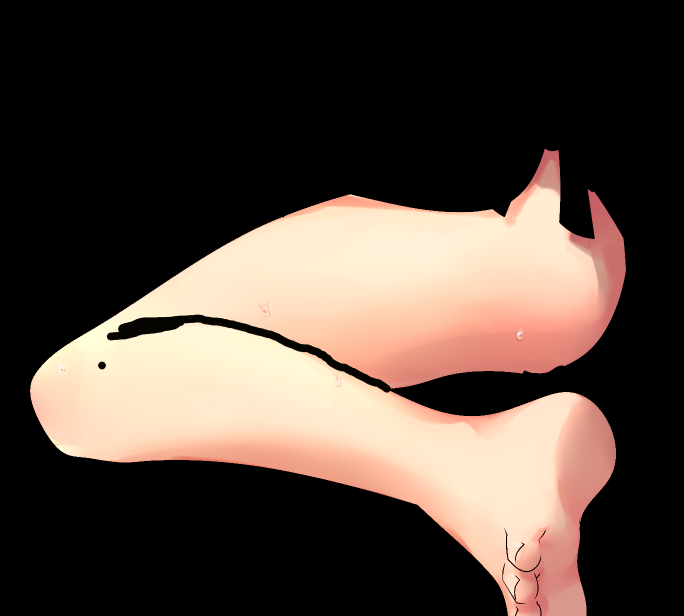
#> input picture cut.png, 1368 x 1231 px (shown at 1/2 size)
$ python add_mask.py
#> lines starting #> are read from the running program, lines starting #| are printed output that depends on the picture; after the words box and inside, x2 and y2 are one past the last pixel; in counts of white or black regions, pixels touching at a corner belong together
### delaunay2D.py
# -*- coding: ascii -*-
"""
Simple structured Delaunay triangulation in 2D with Bowyer-Watson algorithm.

Written by Jose M. Espadero ( http://github.com/jmespadero/pyDelaunay2D )
Based on code from Ayron Catteau. Published at http://github.com/ayron/delaunay

Just pretend to be simple and didactic. The only requisite is numpy.
Robust checks disabled by default. May not work in degenerate set of points.
"""

import numpy as np
from math import sqrt


class Delaunay2D:
    """
    Class to compute a Delaunay triangulation in 2D
    ref: http://en.wikipedia.org/wiki/Bowyer-Watson_algorithm
    ref: http://www.geom.uiuc.edu/~samuelp/del_project.html
    """

    def __init__(self, center=(0, 0), radius=9999):
        """ Init and create a new frame to contain the triangulation
        center -- Optional position for the center of the frame. Default (0,0)
        radius -- Optional distance from corners to the center.
        """
        center = np.asarray(center)
        # Create coordinates for the corners of the frame
        self.coords = [center+radius*np.array((-1, -1)),
                       center+radius*np.array((+1, -1)),
                       center+radius*np.array((+1, +1)),
                       center+radius*np.array((-1, +1))]

        # Create two dicts to store triangle neighbours and circumcircles.
        self.triangles = {}
        self.circles = {}

        # Create two CCW triangles for the frame
        T1 = (0, 1, 3)
        T2 = (2, 3, 1)
        self.triangles[T1] = [T2, None, None]
        self.triangles[T2] = [T1, None, None]

        # Compute circumcenters and circumradius for each triangle
        for t in self.triangles:
            self.circles[t] = self.circumcenter(t)

    def circumcenter(self, tri):
        """Compute circumcenter and circumradius of a triangle in 2D.
        Uses an extension of the method described here:
        http://www.ics.uci.edu/~eppstein/junkyard/circumcenter.html
        """
        pts = np.asarray([self.coords[v] for v in tri])
        pts2 = np.dot(pts, pts.T)
        A = np.bmat([[2 * pts2, [[1],
                                 [1],
                                 [1]]],
                      [[[1, 1, 1, 0]]]])

        b = np.hstack((np.sum(pts * pts, axis=1), [1]))
        x = np.linalg.solve(A, b)
        bary_coords = x[:-1]
        center = np.dot(bary_coords, pts)

        # radius = np.linalg.norm(pts[0] - center) # euclidean distance
        radius = np.sum(np.square(pts[0] - center))  # squared distance
        return (center, radius)

    def inCircleFast(self, tri, p):
        """Check if point p is inside of precomputed circumcircle of tri.
        """
        center, radius = self.circles[tri]
        return np.sum(np.square(center - p)) <= radius

    # [9 lines left out: function inCircleRobust, not called in this run]

    def addPoint(self, p):
        """Add a point to the current DT, and refine it using Bowyer-Watson.
        """
        p = np.asarray(p)
        idx = len(self.coords)
        # print("coords[", idx,"] ->",p)
        self.coords.append(p)

        # Search the triangle(s) whose circumcircle contains p
        bad_triangles = []
        for T in self.triangles:
            # Choose one method: inCircleRobust(T, p) or inCircleFast(T, p)
            if self.inCircleFast(T, p):
                bad_triangles.append(T)

        # Find the CCW boundary (star shape) of the bad triangles,
        # expressed as a list of edges (point pairs) and the opposite
        # triangle to each edge.
        boundary = []
        # Choose a "random" triangle and edge
        T = bad_triangles[0]
        edge = 0
        # get the opposite triangle of this edge
        while True:
            # Check if edge of triangle T is on the boundary...
            # if opposite triangle of this edge is external to the list
            tri_op = self.triangles[T][edge]
            if tri_op not in bad_triangles:
                # Insert edge and external triangle into boundary list
                boundary.append((T[(edge+1) % 3], T[(edge-1) % 3], tri_op))

                # Move to next CCW edge in this triangle
                edge = (edge + 1) % 3

                # Check if boundary is a closed loop
                if boundary[0][0] == boundary[-1][1]:
                    break
            else:
                # Move to next CCW edge in opposite triangle
                edge = (self.triangles[tri_op].index(T) + 1) % 3
                T = tri_op

        # Remove triangles too near of point p of our solution
        for T in bad_triangles:
            del self.triangles[T]
            del self.circles[T]

        # Retriangle the hole left by bad_triangles
        new_triangles = []
        for (e0, e1, tri_op) in boundary:
            # Create a new triangle using point p and edge extremes
            T = (idx, e0, e1)

            # Store circumcenter and circumradius of the triangle
            self.circles[T] = self.circumcenter(T)

            # Set opposite triangle of the edge as neighbour of T
            self.triangles[T] = [tri_op, None, None]

            # Try to set T as neighbour of the opposite triangle
            if tri_op:
                # search the neighbour of tri_op that use edge (e1, e0)
                for i, neigh in enumerate(self.triangles[tri_op]):
                    if neigh:
                        if e1 in neigh and e0 in neigh:
                            # change link to use our new triangle
                            self.triangles[tri_op][i] = T

            # Add triangle to a temporal list
            new_triangles.append(T)

        # Link the new triangles each another
        N = len(new_triangles)
        for i, T in enumerate(new_triangles):
            self.triangles[T][1] = new_triangles[(i+1) % N]   # next
            self.triangles[T][2] = new_triangles[(i-1) % N]   # previous

    def exportTriangles(self):
        """Export the current list of Delaunay triangles
        """
        # Filter out triangles with any vertex in the extended BBox
        return [[a-4, b-4, c-4]
                for (a, b, c) in self.triangles if a > 3 and b > 3 and c > 3]

    # [64 lines left out: functions exportCircles, exportDT, exportExtendedDT, exportVoronoiRegions, not called in this run]

### simple_weight.py
import numpy as np

def lope_distance(start_point,triangles,end_point):
    #this will be a really compeleted graph method
    return 0
# [11 lines left out: function count_weight, not called in this run]


def count_weight_limited(triangles,start_point):
    #只有这一段代码是有用的，所以其它的部分不要管他
    #大概的逻辑是，计算每一个点距离目标点的距离，由于我们用的三角形插入模式可以使点整体较为均匀，所以这个距离可以用两点之间最短路径来替代
    weights = {}
    weights[start_point] = 0.0
    tris = triangles.copy()
    k = len(tris)
    while len(tris) != 0:
        temp = tris.copy()
        for i in tris:
            if i[0] in weights.keys():
                if i[1] in weights.keys():
                    weights[i[1]] = min(weights[i[0]]+1,weights[i[1]])
                else:
                    weights[i[1]] = weights[i[0]]+1
                if i[2] in weights.keys():
                    weights[i[2]] = min(weights[i[0]]+1,weights[i[2]])
                else:
                    weights[i[2]] = weights[i[0]]+1
            if i[1] in weights.keys():
                if i[0] in weights.keys():
                    weights[i[0]] = min(weights[i[1]]+1,weights[i[0]])
                else:
                    weights[i[0]] = weights[i[1]]+1
                if i[2] in weights.keys():
                    weights[i[2]] = min(weights[i[1]]+1,weights[i[2]])
                else:
                    weights[i[2]] = weights[i[1]]+1
            if i[2] in weights.keys():
                if i[1] in weights.keys():
                    weights[i[1]] = min(weights[i[2]]+1,weights[i[1]])
                else:
                    weights[i[1]] = weights[i[2]]+1
                if i[2] in weights.keys():
                    weights[i[1]] = min(weights[i[2]]+1,weights[i[1]])
                else:
                    weights[i[1]] = weights[i[2]]+1
            if i[0] in weights.keys() or i[1] in weights.keys() or i[2] in weights.keys():
                temp.remove(i)
        m = len(temp)
        if m == k:
            print("error ocured")
            tris = []
        else:
            k = m
            tris = temp
    total = 0
    print(weights)
    for k in weights:
        total += weights[k]
    if total == 0:
        return []
    for k in weights:
        weights[k] = weights[k]/total
    return weights

### add_mask.py
#coding=utf-8
import cv2
import numpy as np
import math
from delaunay2D import Delaunay2D
import json
from generate_mask import *

import matplotlib.pyplot as plt
import matplotlib.tri
import matplotlib.collections

from simple_weight import *
from datetime import datetime

import random as rand
"""

点的生成抄了大佬的项目
https://github.com/MauriceGit/Delaunay_Triangulation
大佬把这个项目抛弃了是有道理的，真的逻辑太烂了
但是生成点的过程其实就是先转灰度然后求边缘，这样每一个边缘都是黑色，近边缘区域是灰色，不是边缘的地区就几乎为白色
接下来用随机生成，如果是黑色就有一半的几率产生点，灰色的概率大大降低，白色几乎不会有点

三角的生成抄了另一个大佬的项目
https://github.com/jmespadero/pyDelaunay2D
用的是v开头的一个插入算法，简单来说就是画一个超大的三角形把所有点都包进去，然后一个个加点，加点的同时求其外点在不在这个点阵里面，在的话下一个就插入外点，以此递归
最后删除多余的点
"""
def find_points(img,factor):
    """
    this is totally copied from old test
    """
    pass
def loadAndFilterImage(img):
    img_gray = cv2.cvtColor(img,cv2.COLOR_RGB2GRAY)
    img_blur = cv2.GaussianBlur(img_gray,(5,5),0)
    img_edge = cv2.Canny(img_blur,300,700)

    img_brighter = np.uint8(np.clip((img_edge + 20), 0, 255))
    img_blur2 = cv2.GaussianBlur(img_brighter,(5,5),0)

    return (img,img_blur2)

def findPointsFromImage(img, factor):
    points = []
    for row in range(len(img)):
        for col in range(len(img[row])):
            v = img[row][col]
            v = v**float(factor)/float(2**18)
            if np.random.random() < v:
                points.append([col, row])
    return points

def pure_net_format(count,width,height):
    points = []
    l = float(width)/float(height)
    print(count/l)
    k = int(math.sqrt(count/l))
    print(k)
    distance = height//k
    for i in range(k):
        for j in range(int(k*l)):
            points.append([j*distance,i*distance])
    return points,distance

def generateRandomPoints(count, sizeX, sizeY):
    points = []
    for i in range(count):
        p = [rand.randint(0,sizeX),rand.randint(0,sizeY)]
        if not p in points:
            points.append(p)
    # # print "Punkte generieren: %.2fs" % (time.clock()-start)
    return points

def generate_mash_2d(img,result_file_name,masks=None,point_list=None):
    (colorIm, blackIm) = loadAndFilterImage(img)
    """
    原项目这里有三个选项，分别对应提供了预设点/创建三角图片/创建voronoi图，这里省略这些选项，仅计算生成的节点
    但是可以提供mask，提供mask的目的是过滤掉本来没什么用的那些外部点（因为选取的是不规则图案，获得的是最小外接正方形）
    注意这里有一个大问题：cv2读取的图片与生成的mask按照惯例是h,w的格式
    而生成的点是(x,y)即(w,h)的格式
    还有，记得要删除所有的中文注释，因为有些情况下中文注释在服务器上会报错
    """
    #下面的是依托边缘生成点
    # temp_points = findPointsFromImage(blackIm, 2.1)#To-do:这个2.1算是个按照比例去求随机点的方法,2.1的时候边缘生成点的比例接近0.45
    #下面的是过去的大佬搞得纯随机
    h,w = img.shape[:2]
    temp_points = generateRandomPoints(1500, w-1, h-1)#原作者用的pil，所以差1
    # 下面的是没有随机直接上网格
    # h,w = img.shape[:2]
    # temp_points,_ = pure_net_format(2000,w,h)#2000约等于密度


    final_points = []
    #filter points
    if masks is not None:
        for p in temp_points:
            if masks[p[1]][p[0]] == 1:
                final_points.append(p)
    else:
        final_points = temp_points
    if point_list is not None:
        #这一步会把我们选取的几个点也加进去
        for p in point_list:
            if not p in final_points:
                final_points = [p] + final_points

    dt = Delaunay2D()
    for i,p in enumerate(final_points):
        dt.addPoint(p)
    triangles = dt.exportTriangles()
    #想了一下好像直接判断也很快，因为如果两个点不该连起来但是连起来了，那这两个点一定都是边缘点，那这两个点的中点一定在外部
    #这样n个三角形一次扫描就删干净了，只要不是那种特别曲折点特别少的应该都没有问题
    if masks is not None:
        temp_triangles = []
        for k in triangles:
            x0 = (final_points[k[0]][0] + final_points[k[1]][0])//2
            y0 = (final_points[k[0]][1] + final_points[k[1]][1])//2
            x1 = (final_points[k[1]][0] + final_points[k[2]][0])//2
            y1 = (final_points[k[1]][1] + final_points[k[2]][1])//2
            x2 = (final_points[k[0]][0] + final_points[k[2]][0])//2
            y2 = (final_points[k[0]][1] + final_points[k[2]][1])//2
            if masks[y0][x0]*masks[y1][x1]*masks[y2][x2] != 0:
                temp_triangles.append(k)
        triangles = temp_triangles
    result = {}
    result["vertices"] = final_points
    result["faces"] = triangles
    with open(result_file_name,'w') as result_file:
        json.dump(result,result_file)
    return result,final_points,triangles

def decide_belong_to(points,triangles,point_list):
    """
    这个会引用simple_weight.py里面计算权重的部分
    points是meshpoint，point_list是关节点
    """
    weight_result = []
    result = {}
    for p in point_list:
        k = points.index(p)
        weight_result.append(count_weight_limited(triangles,k))
        result[k] = []
    print(weight_result)
    for i,p in enumerate(points):
        weights = []
        for m in weight_result:
            if i in m.keys():
                weights.append(m[i])
            else:
                weights.append(9999)
        min_weight = min(weights)
        result[weights.index(min_weight)].append(p)

    return list(result.values())


if __name__ == "__main__":
    input_img_name = "cut.png"
    res_img = cv2.imread(input_img_name,cv2.IMREAD_UNCHANGED)
#> res_img is the input picture: shape (1231, 1368, 4); mean B, G, R, A 60.9, 69.6, 83.3, 87
    point_list = [[1109,480],[223,795],[1112,1009]]
    mask_channel = res_img[:,:,-1]//255
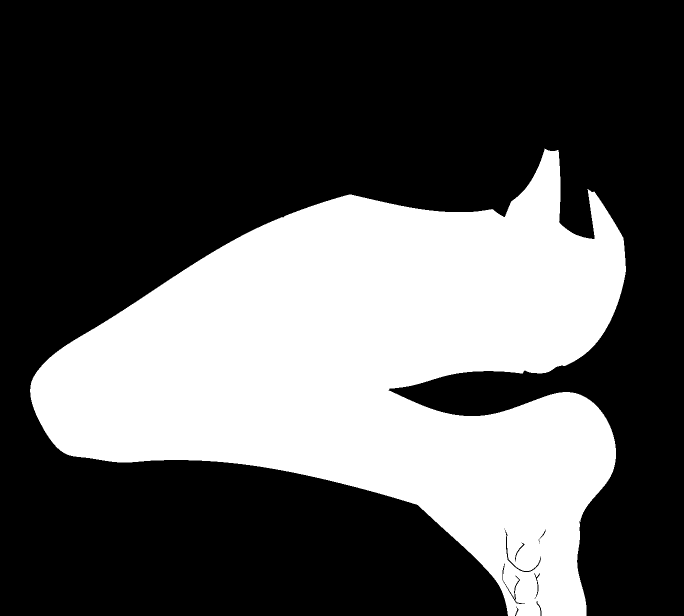
#> mask_channel: shape (1231, 1368) (shown at 1/2 size); values 0 (black) and 1 (white), 34.1% white; 1 white region, box (x1, y1, x2, y2) and area: (60, 297, 1252, 1231) 574804
    result_file_name = "result.json"
    imput_img = cv2.imread(input_img_name)
    result,final_points,triangles = generate_mash_2d(imput_img,result_file_name,mask_channel,point_list)
#> in loadAndFilterImage, `img_gray = cv2.cvtColor(img,cv2.COLOR_RGB2GRAY)`:
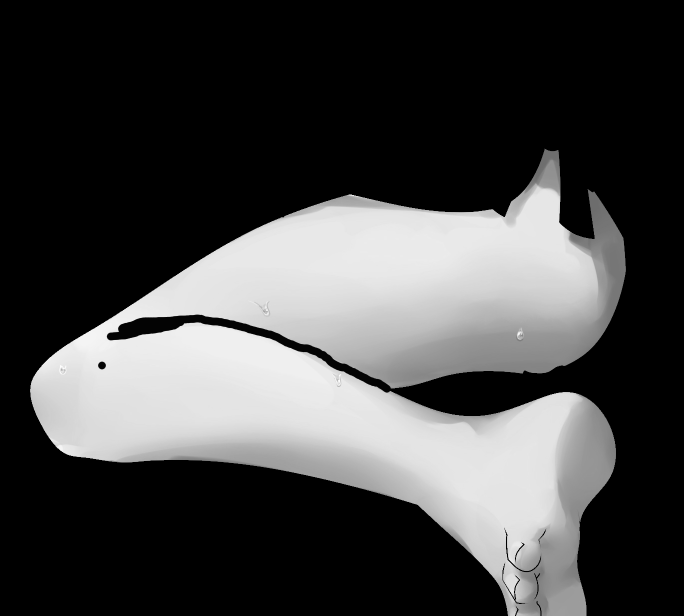
#> img_gray: shape (1231, 1368) (shown at 1/2 size); min 0, max 255, mean 68.6
#> in loadAndFilterImage, `img_edge = cv2.Canny(img_blur,300,700)`:
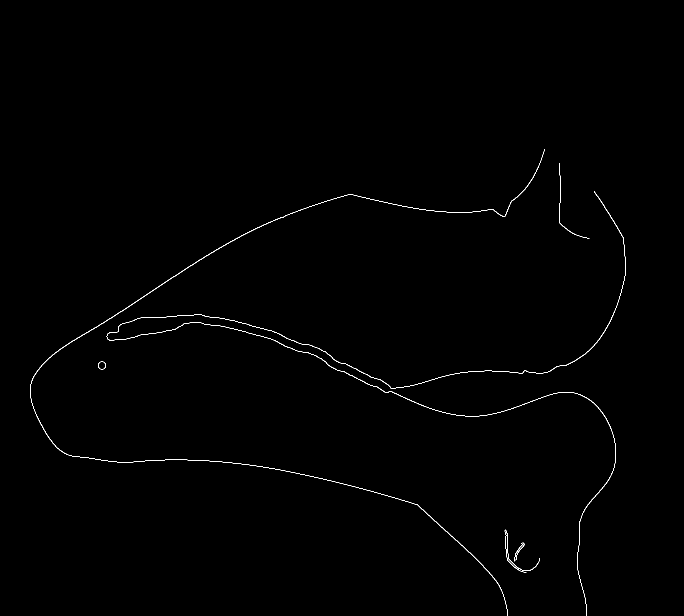
#> img_edge: shape (1231, 1368) (shown at 1/2 size); 0.39% white in thin lines or dots, all inside (x1, y1, x2, y2) = (60, 298, 1252, 1231)
#> in loadAndFilterImage, `img_brighter = np.uint8(np.clip((img_edge + 20), 0, 255))`:
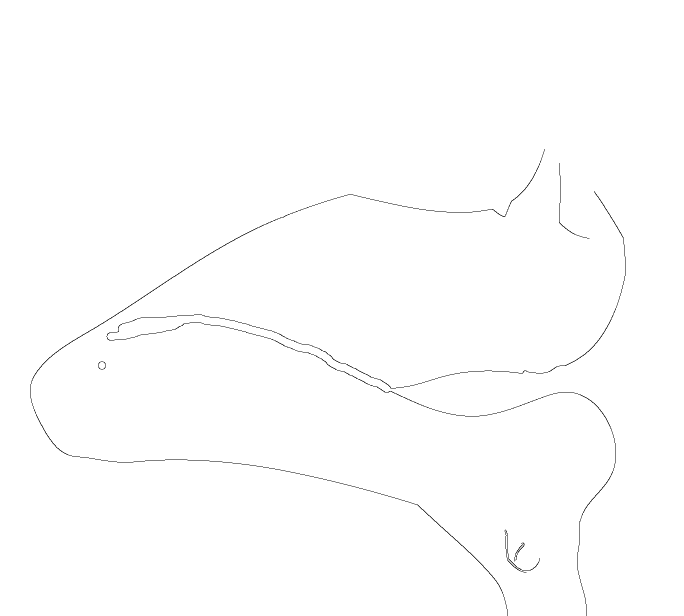
#> img_brighter: shape (1231, 1368) (shown at 1/2 size); values 19 (black) and 20 (white), 99.6% white; black in thin lines or dots, all inside (x1, y1, x2, y2) = (60, 298, 1252, 1231)
#> in loadAndFilterImage, `img_blur2 = cv2.GaussianBlur(img_brighter,(5,5),0)`:
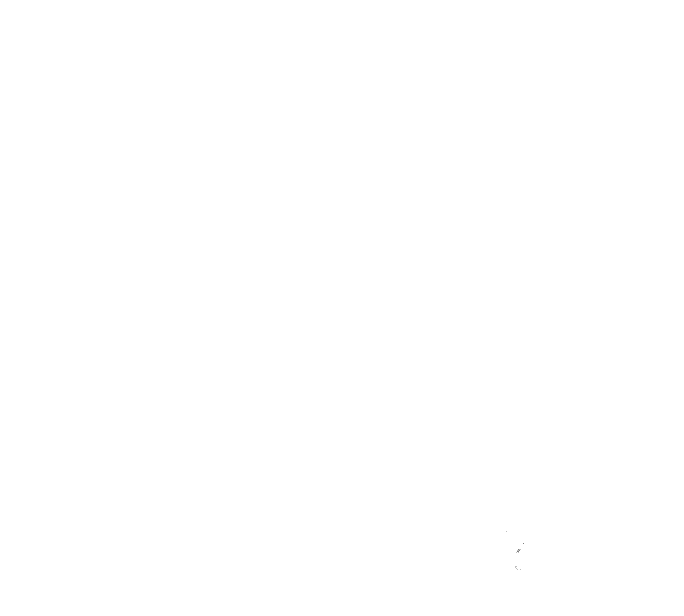
#> img_blur2: shape (1231, 1368) (shown at 1/2 size); values 19 (black) and 20 (white), 100% white; black in thin lines or dots, all inside (x1, y1, x2, y2) = (1012, 1062, 1048, 1139)
#> after the loop in generate_mash_2d, `for p in temp_points:`: final_points = 518 pairs, first value 70 to 1248, second value 300 to 1229
#> after the loop in generate_mash_2d, `for p in point_list:`: final_points = 521 pairs, first value 70 to 1248, second value 300 to 1229
#> the loop in generate_mash_2d, `for i,p in enumerate(final_points):` made 521 passes
#> the loop in generate_mash_2d, `for k in triangles:` made 1021 passes
#> k on passes 1 to 3: [28, 25, 1], [40, 39, 38], [63, 39, 40]
    print(datetime.now())
    #接下来就是决定谁拿哪个点的时刻，第一步是计算每一个点的权重
    decide_result = decide_belong_to(final_points,triangles,point_list)
#> the loop in decide_belong_to, `for i,p in enumerate(points):` made 521 passes
#> p on passes 1 to 3: [1112, 1009], [223, 795], [1109, 480]
    #下面就是输出看一下结果，这个decide结果就是一个length和关节点数量一样的，按照给定的关节点顺序给出每个点的点集
    print("#################################")
    print(datetime.now())
    # print(deside_result)

    colors = [(255,182,193),(0,0,255),(255,255,0)]
    for i,k in enumerate(decide_result):
        for m in k:
            cv2.circle(res_img,(m[0],m[1]),3,colors[i],3)
#> this loop made 3 passes
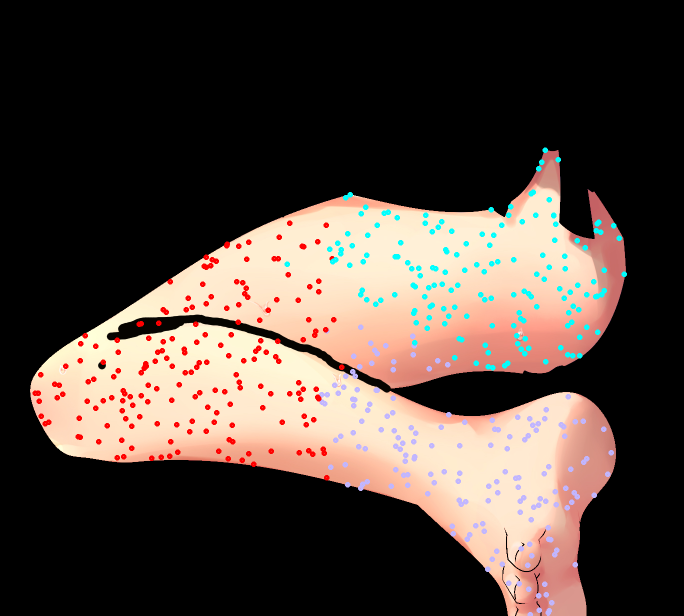
#> res_img: shape (1231, 1368, 4) (shown at 1/2 size); mean B, G, R, A 60.4, 67.8, 80.8, 79.9
    cv2.namedWindow('img',0)
    cv2.imshow('img',res_img)
    cv2.waitKey()


"""
{
    "vertices" :[[1,1],[2,2],[1,3]],
    "faces":[[0,1,2],[0,1,3]]
}
"""
